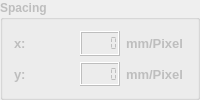
                 <widget class="QGroupBox" name="group_move_Overlay_3">
                  <property name="enabled">
                   <bool>false</bool>
                  </property>
                  <property name="minimumSize">
                   <size>
                    <width>150</width>
                    <height>0</height>
                   </size>
                  </property>
                  <property name="maximumSize">
                   <size>
                    <width>10000</width>
                    <height>300</height>
                   </size>
                  </property>
                  <property name="font">
                   <font>
                    <weight>75</weight>
                    <italic>false</italic>
                    <bold>true</bold>
                   </font>
                  </property>
                  <property name="title">
                   <string>Spacing</string>
                  </property>
                  <layout class="QGridLayout" name="gridLayout_30">
                   <item row="0" column="0">
                    <layout class="QHBoxLayout" name="horizontalLayout_10">
                     <item>
                      <widget class="QLabel" name="label_48">
                       <property name="enabled">
                        <bool>false</bool>
                       </property>
                       <property name="font">
                        <font>
                         <pointsize>10</pointsize>
                         <weight>75</weight>
                         <italic>false</italic>
                         <bold>true</bold>
                        </font>
                       </property>
                       <property name="text">
                        <string>x:</string>
                       </property>
                      </widget>
                     </item>
                     <item>
                      <widget class="QLCDNumber" name="Planar_spacing_x">
                       <property name="maximumSize">
                        <size>
                         <width>40</width>
                         <height>16777215</height>
                        </size>
                       </property>
                       <property name="font">
                        <font>
                         <pointsize>10</pointsize>
                        </font>
                       </property>
                       <property name="segmentStyle">
                        <enum>QLCDNumber::Flat</enum>
                       </property>
                      </widget>
                     </item>
                     <item>
                      <widget class="QLabel" name="label_49">
                       <property name="minimumSize">
                        <size>
                         <width>60</width>
                         <height>0</height>
                        </size>
                       </property>
                       <property name="font">
                        <font>
                         <pointsize>10</pointsize>
                         <weight>75</weight>
                         <italic>false</italic>
                         <bold>true</bold>
                        </font>
                       </property>
                       <property name="text">
                        <string>mm/Pixel</string>
                       </property>
                      </widget>
                     </item>
                    </layout>
                   </item>
                   <item row="1" column="0">
                    <layout class="QHBoxLayout" name="horizontalLayout_17">
                     <item>
                      <widget class="QLabel" name="label_50">
                       <property name="font">
                        <font>
                         <pointsize>10</pointsize>
                         <weight>75</weight>
                         <italic>false</italic>
                         <bold>true</bold>
                        </font>
                       </property>
                       <property name="text">
                        <string>y:</string>
                       </property>
                      </widget>
                     </item>
                     <item>
                      <widget class="QLCDNumber" name="Planar_spacing_y">
                       <property name="minimumSize">
                        <size>
                         <width>40</width>
                         <height>0</height>
                        </size>
                       </property>
                       <property name="maximumSize">
                        <size>
                         <width>40</width>
                         <height>16777215</height>
                        </size>
                       </property>
                       <property name="font">
                        <font>
                         <pointsize>10</pointsize>
                        </font>
                       </property>
                       <property name="segmentStyle">
                        <enum>QLCDNumber::Flat</enum>
                       </property>
                      </widget>
                     </item>
                     <item>
                      <widget class="QLabel" name="label_51">
                       <property name="minimumSize">
                        <size>
                         <width>60</width>
                         <height>0</height>
                        </size>
                       </property>
                       <property name="font">
                        <font>
                         <pointsize>10</pointsize>
                         <weight>75</weight>
                         <italic>false</italic>
                         <bold>true</bold>
                        </font>
                       </property>
                       <property name="text">
                        <string>mm/Pixel</string>
                       </property>
                      </widget>
                     </item>
                    </layout>
                   </item>
                  </layout>
                 </widget>
